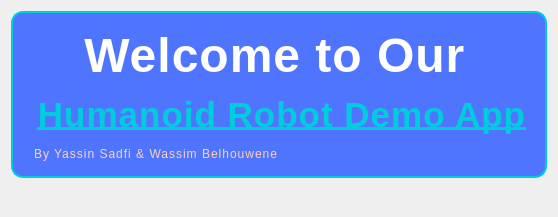
        <widget class="QWidget" name="home">
         <layout class="QGridLayout" name="gridLayout_6">
          <item row="0" column="0" colspan="2">
           <widget class="QLabel" name="label">
            <property name="styleSheet">
             <string notr="true">QLabel {
    color: white; /* White text color */
    font-size: 24px; /* Increased font size for a welcoming feel */
    font-weight: bold; /* Bold text */
    background-color: #4F75FF; /* Solid background color */
    border: 2px solid #00CCDD; /* Border color */
    padding: 15px; /* Increased padding for a larger look */
    border-radius: 12px; /* Rounded corners */
    text-align: center; /* Center text horizontally */
    qproperty-alignment: 'AlignCenter'; /* Vertically align the text */
    letter-spacing: 1px; /* Slightly spaced out letters */
}

QLabel:disabled {
    color: #6c757d; /* Grey text when disabled */
    background-color: #f0f2f5; /* Light grey background when disabled */
    border: 1px solid #6c757d; /* Grey border when disabled */
}
</string>
            </property>
            <property name="text">
             <string>&lt;html&gt;&lt;head/&gt;&lt;body&gt;&lt;p align=&quot;center&quot;&gt;&lt;span style=&quot; font-family:'Segoe UI','Tahoma','sans-serif'; font-size:36pt; color:#ffffff; background-color:#4f75ff;&quot;&gt;Welcome to Our &lt;/span&gt;&lt;/p&gt;&lt;p align=&quot;center&quot;&gt;&lt;span style=&quot; font-family:'Segoe UI','Tahoma','sans-serif'; font-size:26pt; text-decoration: underline; color:#00ccdd;&quot;&gt;Humanoid Robot Demo App&lt;/span&gt;&lt;/p&gt;&lt;p&gt;&lt;span style=&quot; font-family:'Segoe UI','Tahoma','sans-serif'; font-size:9pt; font-weight:400; color:#ffcfc6;&quot;&gt;By Yassin Sadfi &amp;amp; Wassim Belhouwene&lt;/span&gt;&lt;/p&gt;&lt;/body&gt;&lt;/html&gt;</string>
            </property>
           </widget>
          </item>
          <item row="1" column="0">
           <widget class="QPushButton" name="pushButton_4">
            <property name="text">
             <string/>
            </property>
            <property name="icon">
             <iconset resource="imagez.qrc">
              <normaloff>:/iamgez/chatbot.png</normaloff>:/iamgez/chatbot.png</iconset>
            </property>
            <property name="iconSize">
             <size>
              <width>200</width>
              <height>160</height>
             </size>
            </property>
            <property name="flat">
             <bool>true</bool>
            </property>
           </widget>
          </item>
          <item row="1" column="1">
           <widget class="QPushButton" name="pushButton_5">
            <property name="text">
             <string/>
            </property>
            <property name="icon">
             <iconset resource="imagez.qrc">
              <normaloff>:/iamgez/email (1).png</normaloff>:/iamgez/email (1).png</iconset>
            </property>
            <property name="iconSize">
             <size>
              <width>200</width>
              <height>160</height>
             </size>
            </property>
            <property name="flat">
             <bool>true</bool>
            </property>
           </widget>
          </item>
         </layout>
        </widget>
